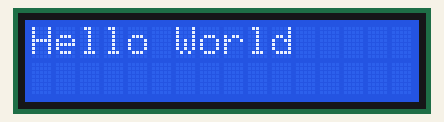
The sketch below on a simulated Arduino Uno, built with avr-gcc and run on an emulated ATmega328P. Parts: 16×2 character LCD.

Above: at 0.1 s.
At 2.6 s:
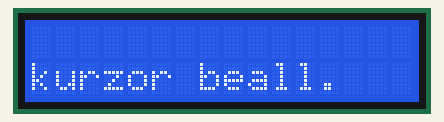
At 5.1 s:
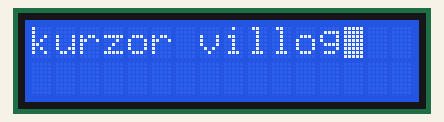
At 7.6 s:
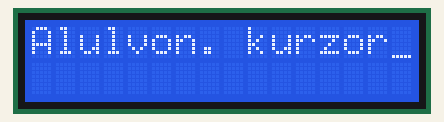
At 10.1 s:
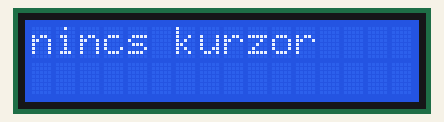

Measured:
- by itself, everything shown: repeats every 12.5 s, in 5 steps
- what the display in image 1 shows lasts 2.5 s, from 2.6 s to 5.1 s

The sketch:

lcd2.ino
```cpp
#include <LiquidCrystal.h>

LiquidCrystal lcd(12, 11, 5, 4, 3, 2);

void setup()
{
  lcd.begin(16, 2);
  lcd.clear();
}

void loop()
{
  lcd.clear();
  lcd.print("Hello World");

  delay(2500);

  lcd.clear();
  lcd.setCursor(0,1);
  lcd.print("kurzor beall.");

  delay(2500);

  lcd.clear();
  lcd.blink();
  lcd.print("kurzor villog");


  delay(2500);

  lcd.noBlink();
  lcd.clear();
  lcd.cursor();
  lcd.print("Alulvon. kurzor");


  delay(2500);

  lcd.clear();
  lcd.noCursor();
  lcd.print("nincs kurzor");


  delay(2500);
}
```
